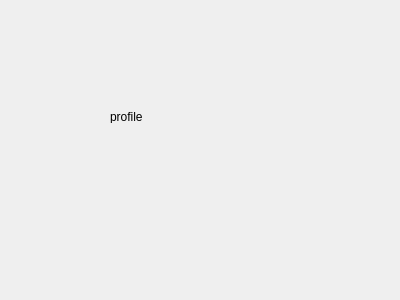
<?xml version="1.0" encoding="UTF-8"?>
<ui version="4.0">
 <class>widget</class>
 <widget class="QWidget" name="widget">
  <property name="geometry">
   <rect>
    <x>0</x>
    <y>0</y>
    <width>400</width>
    <height>300</height>
   </rect>
  </property>
  <property name="windowTitle">
   <string>Form</string>
  </property>
  <widget class="QLabel" name="label">
   <property name="geometry">
    <rect>
     <x>110</x>
     <y>110</y>
     <width>47</width>
     <height>13</height>
    </rect>
   </property>
   <property name="text">
    <string>profile</string>
   </property>
  </widget>
 </widget>
 <resources/>
 <connections/>
</ui>
